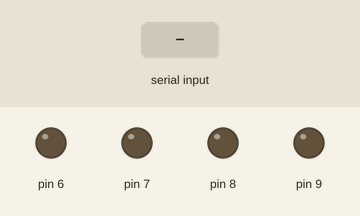
The sketch below on a simulated Arduino Uno, built with avr-gcc and run on an emulated ATmega328P. On the bench: output pins drawn as LEDs (lit = HIGH). The inputs (shaded band) are chosen by the test bench. What the sketch prints to the serial monitor is not drawn.

Above: at 1.2 s.
1.3 s: "w" received over Serial
At 1.6 s:
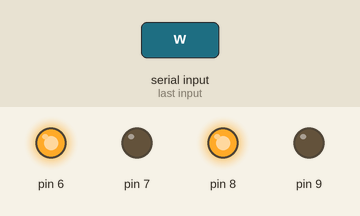
2.8 s: "s" received over Serial
At 3.9 s:
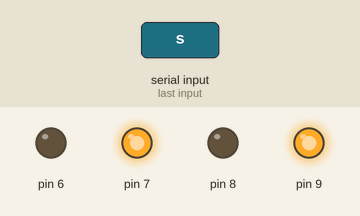
4.3 s: "d" received over Serial
At 5.1 s:
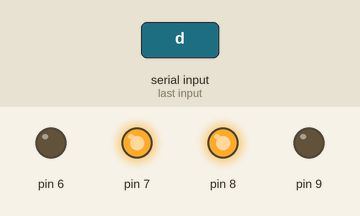
5.8 s: "a" received over Serial
At 6.2 s:
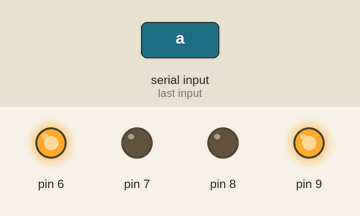
7.3 s: "f" received over Serial
At 8.5 s:
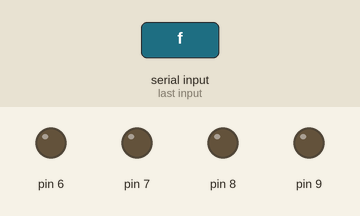
Timing chart, 0 to 9.8 s (numbered marks = the images above; inputs shaded):
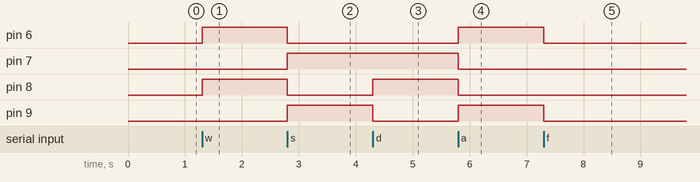

Measured:
- after the input at 1.3 s, pin 6, pin 8: LOW → HIGH at once
- after the input at 2.8 s, pin 6, pin 8: HIGH → LOW at once; pin 7, pin 9: LOW → HIGH at once
- after the input at 4.3 s, pin 8: LOW → HIGH at once; pin 9: HIGH → LOW at once
- after the input at 5.8 s, pin 6, pin 9: LOW → HIGH at once; pin 7, pin 8: HIGH → LOW at once
- after the input at 7.3 s, pin 6, pin 9: HIGH → LOW at once

The sketch:

grand_bojo1.ino
```cpp
char ch=' ';
void setup()
{
  Serial.begin(9600);
  pinMode(6,OUTPUT);
  pinMode(7,OUTPUT);
  pinMode(8,OUTPUT);
  pinMode(9,OUTPUT);
  Serial.println("ok!");
}

/*
设定
'w':表示前进
's':表示后退
'd':表示右转
'a':表示左转
'f':表示停止
*/
void loop()
{
  if(Serial.available()>0)
  {
  	ch=Serial.read();
    switch(ch)
    {
    case 'w':
      digitalWrite(6,HIGH);
      digitalWrite(7,LOW);
      digitalWrite(8,HIGH);
      digitalWrite(9,LOW);
      break;
    case 's':
      digitalWrite(7,HIGH);
      digitalWrite(6,LOW);
      digitalWrite(9,HIGH);
      digitalWrite(8,LOW);
      break;
    case 'd':
      digitalWrite(7,HIGH);
      digitalWrite(6,LOW);
      digitalWrite(8,HIGH);
      digitalWrite(9,LOW);
      break;
    case 'a':
      digitalWrite(6,HIGH);
      digitalWrite(7,LOW);
      digitalWrite(9,HIGH);
      digitalWrite(8,LOW);
      break;
    case 'f':
      digitalWrite(6,LOW);
      digitalWrite(7,LOW);
      digitalWrite(8,LOW);
      digitalWrite(9,LOW);
      break;
    default:
      break;
    }
  }
}
```
